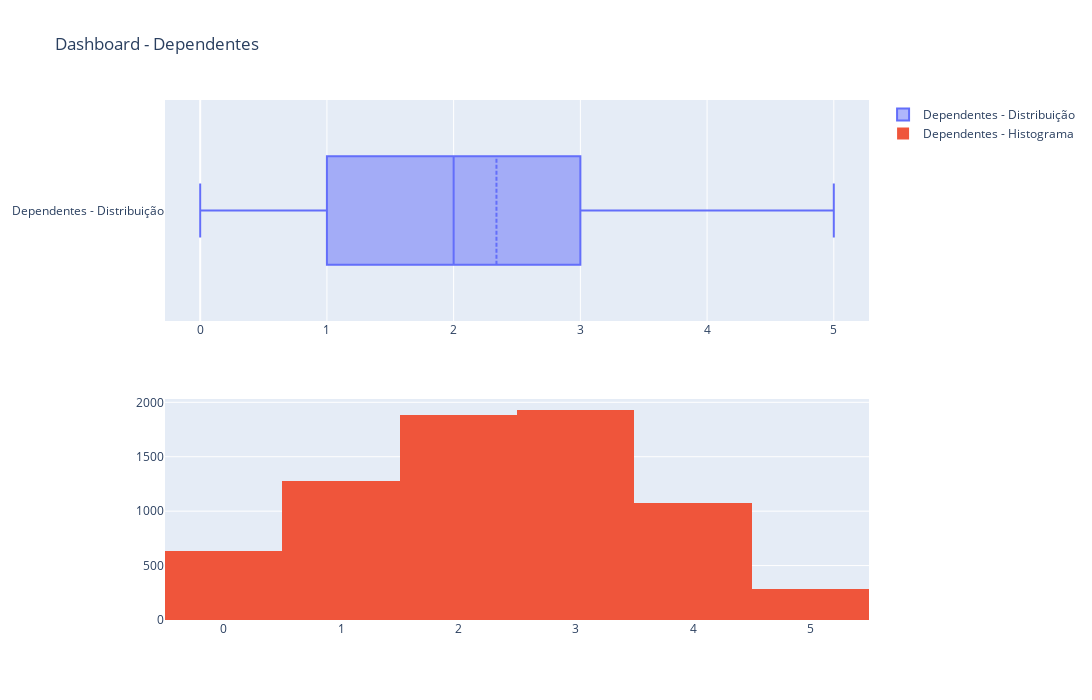

Source (notebook cell):
### Markdown cell above
Plotando-se os gráficos box e histograma do número de dependentes por cliente,

### Code cell
box_hist_charts(df = base_dados['Dependent_count'], col = 'Dependentes')

### Figure 1 — Plotly figure (JSON) as saved in the notebook; plotly's stock layout.template omitted (floating-point values rounded to 4 significant figures; data arrays with more than 128 entries replaced by an {"elided": "..."} marker saying what was removed)
{"data": [{"boxmean": true, "name": "Dependentes - Distribuição", "type": "box", "x": {"elided": "7081 int values"}, "xaxis": "x", "yaxis": "y"}, {"name": "Dependentes - Histograma", "type": "histogram", "x": {"elided": "7081 int values"}, "xaxis": "x2", "yaxis": "y2"}], "layout": {"height": 700, "title": {"text": "Dashboard - Dependentes"}, "width": 1200, "xaxis": {"anchor": "y", "domain": [0, 1]}, "xaxis2": {"anchor": "y2", "domain": [0, 1]}, "yaxis": {"anchor": "x", "domain": [0.575, 1]}, "yaxis2": {"anchor": "x2", "domain": [0, 0.425]}}}
